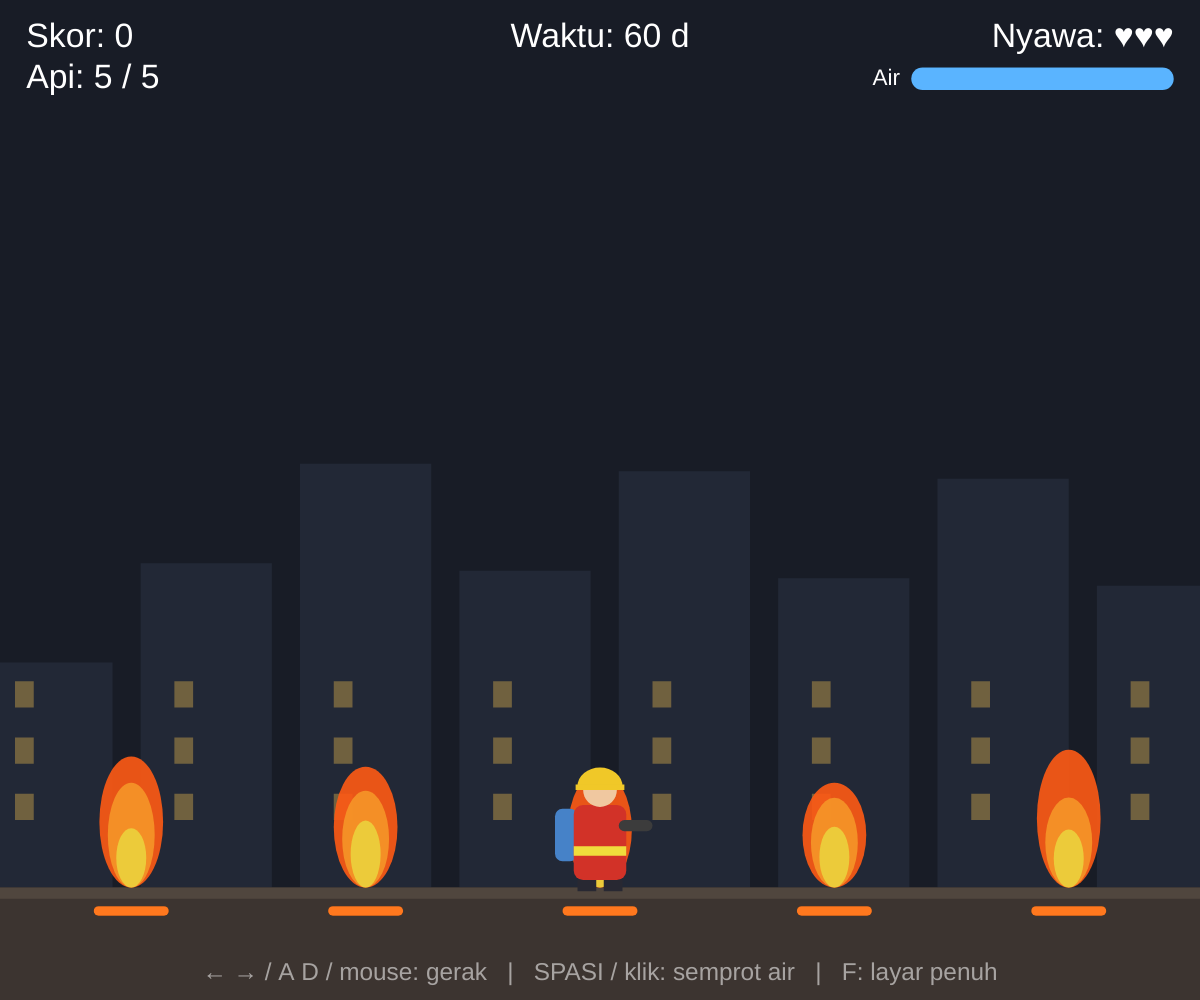
Frame 1 (no input)
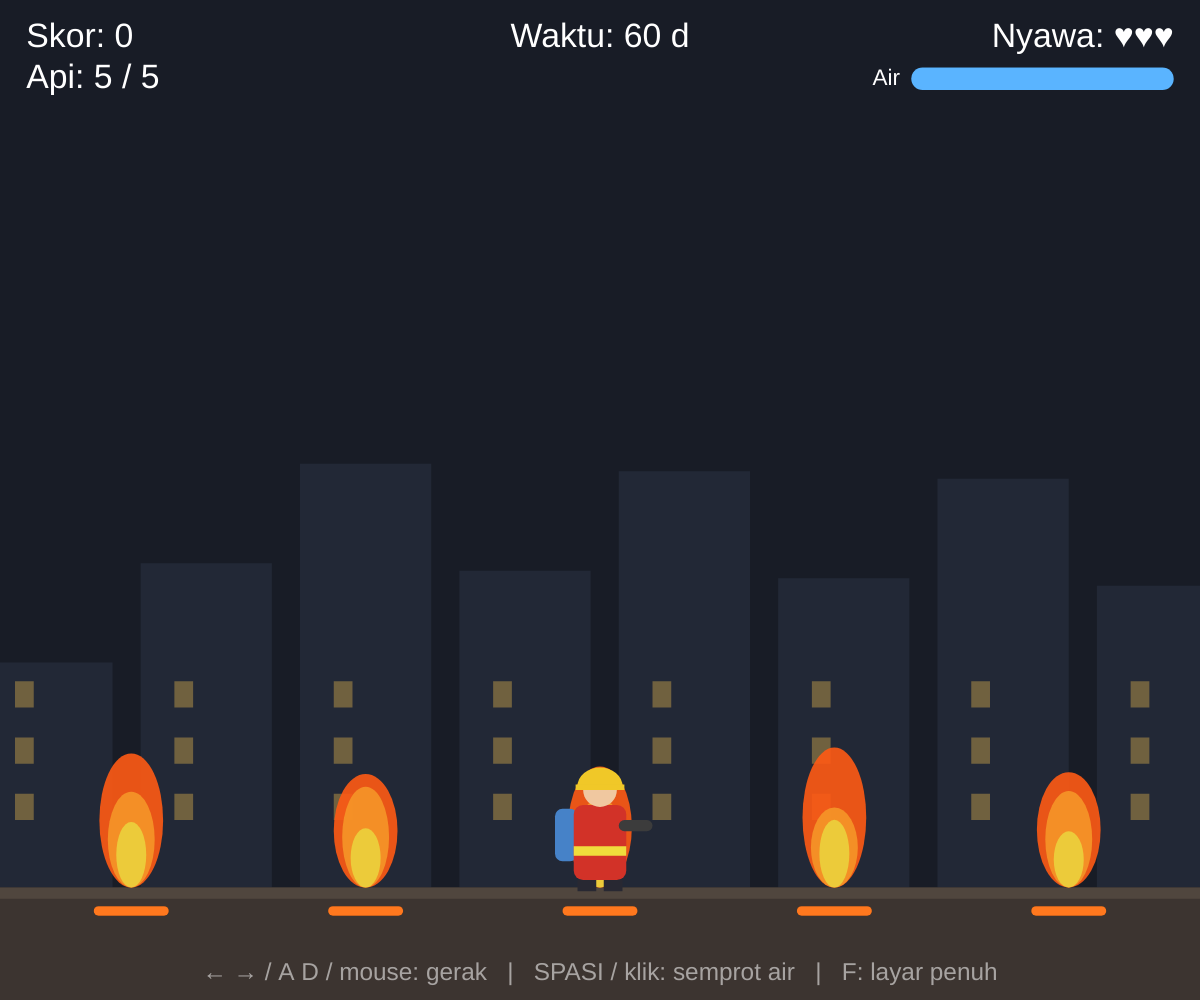
Frame 60 (no input)
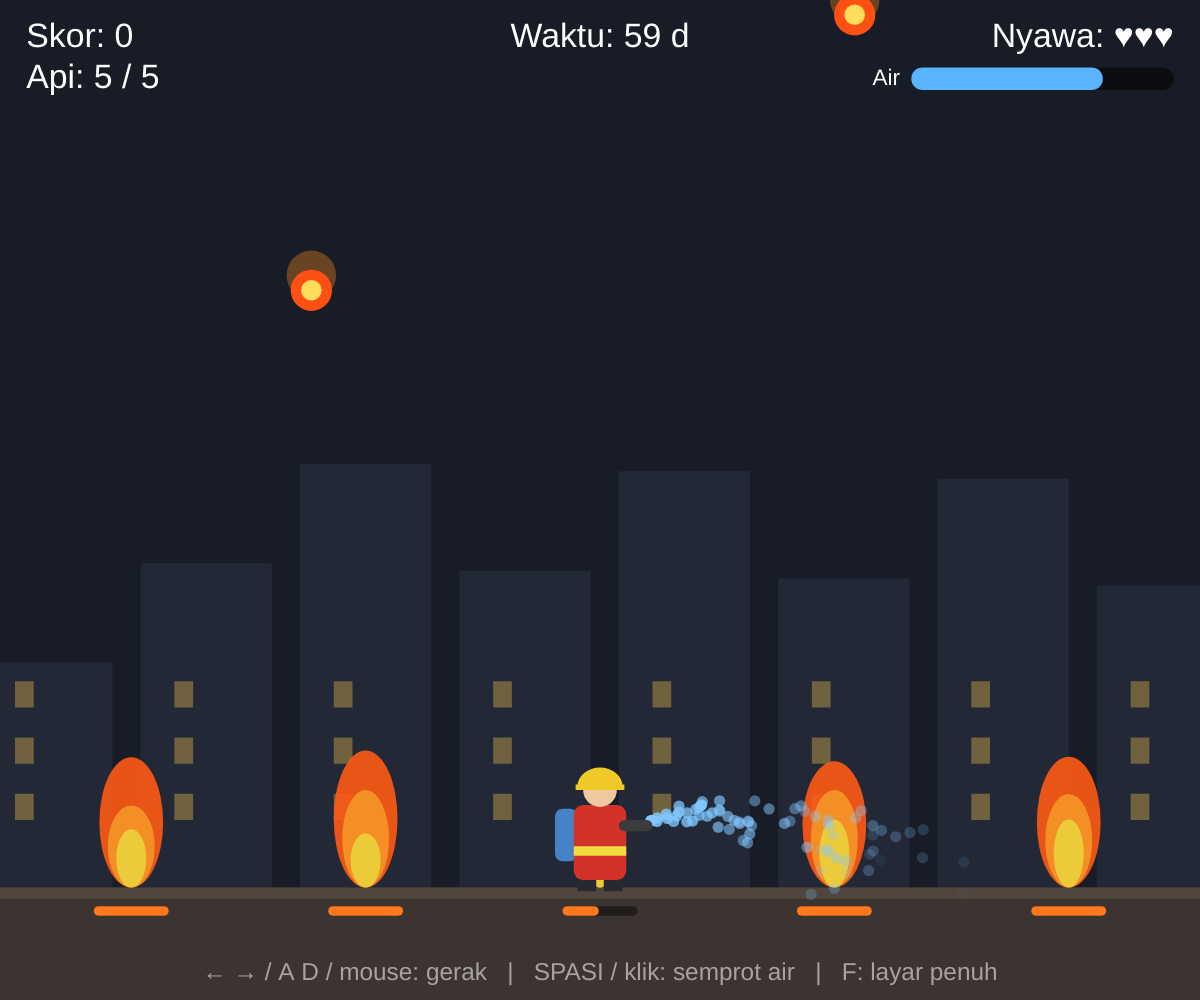
Frame 120 (the mouse pressed at the canvas centre since frame 60)

The p5.js sketch that drew these frames (run headless with seeded random() and noise() and a simulated clock; from frame 60 on, the mouse is pressed at the canvas centre):

// p5.js sketch
// ── sketch.js
// ===== Pengaturan =====
// Ukuran dunia game (satuan logis). Diatur otomatis agar memenuhi seluruh layar.
const BASE_W = 640, BASE_H = 480;   // ukuran minimal area permainan
let W = BASE_W, H = BASE_H;         // ukuran dunia game saat ini
let S = 1;                          // skala dunia game -> piksel layar
let GROUND = H - 60;                // posisi tanah

function hitungUkuran() {
  S = min(windowWidth / BASE_W, windowHeight / BASE_H);
  W = windowWidth / S;
  H = windowHeight / S;
  GROUND = H - 60;
}
const JUMLAH_API = 5;
const WAKTU_AWAL = 60;     // detik
const NYAWA_AWAL = 3;

let pemadam;               // objek utama
let apiList = [];          // target (api yang harus dipadamkan)
let botolList = [];        // objek bonus (isi ulang air)
let baraList = [];         // rintangan (bara jatuh)
let tetes = [];            // partikel air (efek visual)
let skor, nyawa, waktu, status; // status: 'main' | 'menang' | 'kalah'
let alasan = '';
let timerBotol, timerBara;

function setup() {
  hitungUkuran();
  createCanvas(windowWidth, windowHeight);
  textFont('Arial');
  resetGame();
}

function resetGame() {
  pemadam = { x: W / 2, w: 36, h: 56, speed: 5, arah: 1, air: 100, kebal: 0, nyemprot: false };
  apiList = [];
  for (let i = 0; i < JUMLAH_API; i++) {
    apiList.push({ x: 70 + i * ((W - 140) / (JUMLAH_API - 1)), hp: 100, maxHp: 100, mati: false, seed: random(1000) });
  }
  botolList = [];
  baraList = [];
  tetes = [];
  skor = 0;
  nyawa = NYAWA_AWAL;
  waktu = WAKTU_AWAL;
  status = 'main';
  alasan = '';
  timerBotol = 120;
  timerBara = 60;
}

// Dipanggil saat ukuran jendela berubah: sesuaikan canvas dan posisi objek
function windowResized() {
  let wLama = W;
  hitungUkuran();
  resizeCanvas(windowWidth, windowHeight);
  let rasio = W / wLama;
  if (pemadam) pemadam.x *= rasio;
  for (let f of apiList) f.x *= rasio;
  for (let b of botolList) b.x *= rasio;
  for (let b of baraList) b.x *= rasio;
  tetes = [];
}

function draw() {
  push();
  scale(S);
  gambarLatar();
  if (status === 'main') update();
  gambarApi();
  gambarBotol();
  gambarBara();
  gambarTetes();
  gambarPemadam();
  gambarHUD();
  if (status !== 'main') gambarAkhir();
  pop();
}

// ===== Logika =====
function update() {
  // Waktu
  waktu -= deltaTime / 1000;
  if (waktu <= 0) { waktu = 0; status = 'kalah'; alasan = 'Waktu habis!'; }

  // Kontrol: keyboard (panah / A D) atau mouse (geser = gerak, klik = semprot)
  let gerak = 0;
  if (keyIsDown(LEFT_ARROW) || keyIsDown(65)) gerak -= 1;
  if (keyIsDown(RIGHT_ARROW) || keyIsDown(68)) gerak += 1;
  if (gerak !== 0) {
    pemadam.x += gerak * pemadam.speed;
    pemadam.arah = gerak;
  } else if (movedX !== 0 && mouseX > 0 && mouseX < width) {
    let sebelum = pemadam.x;
    pemadam.x = lerp(pemadam.x, mouseX / S, 0.25);
    if (abs(pemadam.x - sebelum) > 0.3) pemadam.arah = pemadam.x > sebelum ? 1 : -1;
  }
  pemadam.x = constrain(pemadam.x, pemadam.w / 2, W - pemadam.w / 2);

  // Menyemprot air
  pemadam.nyemprot = (keyIsDown(32) || mouseIsPressed) && pemadam.air > 0;
  if (pemadam.nyemprot) {
    pemadam.air = max(0, pemadam.air - 0.45);
    buatTetes();
    for (let f of apiList) {
      if (f.mati) continue;
      let jarak = (f.x - pemadam.x) * pemadam.arah;   // positif = di depan
      if (jarak > -15 && abs(f.x - pemadam.x) < 120) {
        f.hp -= 0.9;
        if (f.hp <= 0) {
          f.hp = 0;
          f.mati = true;
          skor += 100;
        }
      }
    }
  }

  // Api yang belum padam pelan-pelan membesar lagi
  for (let f of apiList) {
    if (!f.mati) f.hp = min(f.maxHp, f.hp + 0.04);
  }

  // Spawn botol air
  timerBotol--;
  if (timerBotol <= 0) {
    timerBotol = random(150, 260);
    botolList.push({ x: random(30, W - 30), y: -20, r: 14, v: 2.3 });
  }

  // Spawn bara (makin banyak jika api masih banyak)
  let apiHidup = apiList.filter(f => !f.mati).length;
  timerBara--;
  if (timerBara <= 0) {
    timerBara = max(25, 85 - apiHidup * 8) + random(0, 20);
    baraList.push({ x: random(20, W - 20), y: -20, r: 11, v: random(2.5, 4.5) + (WAKTU_AWAL - waktu) * 0.02 });
  }

  // Gerak + tabrakan botol
  for (let i = botolList.length - 1; i >= 0; i--) {
    let b = botolList[i];
    b.y += b.v;
    if (tabrak(b)) {
      pemadam.air = min(100, pemadam.air + 40);
      skor += 10;
      botolList.splice(i, 1);
    } else if (b.y > H + 20) botolList.splice(i, 1);
  }

  // Gerak + tabrakan bara
  pemadam.kebal = max(0, pemadam.kebal - 1);
  for (let i = baraList.length - 1; i >= 0; i--) {
    let b = baraList[i];
    b.y += b.v;
    if (tabrak(b)) {
      if (pemadam.kebal === 0) {
        nyawa--;
        pemadam.kebal = 60;
        if (nyawa <= 0) { status = 'kalah'; alasan = 'Nyawa habis!'; }
      }
      baraList.splice(i, 1);
    } else if (b.y > GROUND + 10) baraList.splice(i, 1);
  }

  // Menang jika semua api padam
  if (apiList.every(f => f.mati)) {
    skor += floor(waktu) * 5;   // bonus sisa waktu
    status = 'menang';
  }
}

function pemadamY() { return GROUND - pemadam.h / 2; }

// Deteksi tabrakan objek lingkaran vs kotak pemadam
function tabrak(o) {
  return abs(o.x - pemadam.x) < pemadam.w / 2 + o.r * 0.8 &&
         abs(o.y - pemadamY()) < pemadam.h / 2 + o.r * 0.8;
}

function buatTetes() {
  let x0 = pemadam.x + pemadam.arah * 22;
  let y0 = pemadamY() - 6;
  for (let i = 0; i < 3; i++) {
    tetes.push({
      x: x0, y: y0,
      vx: pemadam.arah * random(4, 7),
      vy: random(-2.5, -0.5),
      umur: 28
    });
  }
}

// ===== Tampilan =====
function gambarLatar() {
  background(24, 28, 38);
  // gedung latar
  noStroke();
  fill(34, 40, 54);
  let jmlGedung = ceil(W / 85) + 1;
  for (let i = 0; i < jmlGedung; i++) {
    let bw = 70, bh = 120 + (i * 53) % 110;
    rect(i * 85 - 10, GROUND - bh, bw, bh);
  }
  // cahaya jendela
  fill(255, 200, 80, 90);
  for (let i = 0; i < jmlGedung; i++) {
    for (let j = 0; j < 3; j++) rect(i * 85 + 8, GROUND - 110 + j * 30, 10, 14);
  }
  // tanah
  fill(60, 52, 48);
  rect(0, GROUND, W, H - GROUND);
  fill(80, 70, 62);
  rect(0, GROUND, W, 6);
}

function gambarApi() {
  for (let f of apiList) {
    if (f.mati) {
      // sisa asap
      fill(150, 150, 150, 80);
      noStroke();
      circle(f.x + sin(frameCount * 0.05 + f.seed) * 4, GROUND - 14, 16);
      continue;
    }
    let s = map(f.hp, 0, 100, 0.35, 1);
    push();
    translate(f.x, GROUND);
    noStroke();
    for (let k = 0; k < 3; k++) {
      let n = noise(f.seed + frameCount * 0.08 + k * 10);
      let tinggi = (50 + n * 35) * s * (1 - k * 0.25);
      let lebar = (34 - k * 9) * s;
      fill(255 - k * 10, 90 + k * 60, 20 + k * 20, 230);
      ellipse(0, -tinggi / 2, lebar, tinggi);
    }
    pop();
    // bar kesehatan api
    fill(0, 120);
    rect(f.x - 20, GROUND + 10, 40, 5, 3);
    fill(255, 120, 30);
    rect(f.x - 20, GROUND + 10, 40 * (f.hp / 100), 5, 3);
  }
}

function gambarBotol() {
  for (let b of botolList) {
    push();
    translate(b.x, b.y);
    noStroke();
    fill(80, 170, 255);
    rect(-8, -12, 16, 24, 4);
    fill(220);
    rect(-4, -17, 8, 6, 2);
    fill(255, 255, 255, 140);
    rect(-5, -8, 3, 14, 2);
    pop();
  }
}

function gambarBara() {
  for (let b of baraList) {
    noStroke();
    fill(255, 140, 30, 90);
    circle(b.x, b.y - 8, b.r * 2.4);
    fill(255, 80, 20);
    circle(b.x, b.y, b.r * 2);
    fill(255, 220, 90);
    circle(b.x, b.y, b.r);
  }
}

function gambarTetes() {
  noStroke();
  for (let i = tetes.length - 1; i >= 0; i--) {
    let t = tetes[i];
    t.x += t.vx;
    t.y += t.vy;
    t.vy += 0.25;
    t.umur--;
    fill(130, 200, 255, map(t.umur, 0, 28, 0, 230));
    circle(t.x, t.y, 6);
    if (t.umur <= 0 || t.y > GROUND) tetes.splice(i, 1);
  }
}

function gambarPemadam() {
  // kedip saat kebal
  if (pemadam.kebal > 0 && floor(frameCount / 4) % 2 === 0) return;
  push();
  translate(pemadam.x, pemadamY());
  scale(pemadam.arah, 1);
  noStroke();
  // tangki air di punggung
  fill(70, 130, 200);
  rect(-24, -14, 12, 28, 4);
  // badan
  fill(210, 50, 40);
  rect(-14, -16, 28, 40, 5);
  fill(240, 220, 60);
  rect(-14, 6, 28, 5);
  // kaki
  fill(40, 40, 50);
  rect(-12, 24, 10, 6);
  rect(2, 24, 10, 6);
  // kepala + helm
  fill(240, 200, 160);
  circle(0, -24, 18);
  fill(240, 200, 40);
  arc(0, -26, 24, 20, PI, TWO_PI);
  rect(-13, -27, 26, 3);
  // selang
  fill(60);
  rect(10, -8, 18, 6, 3);
  pop();
}

function gambarHUD() {
  noStroke();
  fill(255);
  textSize(18);
  textAlign(LEFT, CENTER);
  text('Skor: ' + skor, 14, 20);
  text('Api: ' + apiList.filter(f => !f.mati).length + ' / ' + JUMLAH_API, 14, 42);
  textAlign(CENTER, CENTER);
  fill(waktu < 10 ? color(255, 90, 90) : 255);
  text('Waktu: ' + ceil(waktu) + ' d', W / 2, 20);
  fill(255);
  textAlign(RIGHT, CENTER);
  text('Nyawa: ' + '♥'.repeat(max(nyawa, 0)), W - 14, 20);

  // bar air
  fill(0, 140);
  rect(W - 154, 36, 140, 12, 6);
  fill(90, 180, 255);
  rect(W - 154, 36, 140 * (pemadam.air / 100), 12, 6);
  fill(255);
  textSize(12);
  textAlign(RIGHT, CENTER);
  text('Air', W - 160, 42);

  if (status === 'main') {
    fill(255, 255, 255, 140);
    textSize(13);
    textAlign(CENTER, CENTER);
    text('← → / A D / mouse: gerak   |   SPASI / klik: semprot air   |   F: layar penuh', W / 2, H - 14);
  }
}

function gambarAkhir() {
  fill(0, 190);
  rect(0, 0, W, H);
  fill(255);
  textAlign(CENTER, CENTER);
  textSize(40);
  text(status === 'menang' ? 'SEMUA API PADAM!' : 'GAME OVER', W / 2, H / 2 - 50);
  textSize(20);
  if (status === 'kalah') text(alasan, W / 2, H / 2 - 10);
  text('Skor akhir: ' + skor, W / 2, H / 2 + 20);
  textSize(16);
  text('Tekan R atau klik untuk main lagi', W / 2, H / 2 + 60);
}

function keyPressed() {
  if (status !== 'main' && (key === 'r' || key === 'R')) resetGame();
  if (key === 'f' || key === 'F') fullscreen(!fullscreen()); // layar penuh browser
  if (key === ' ') return false; // cegah halaman scroll
}
function mousePressed() {
  if (status !== 'main') resetGame();
}

// ── style.css
html, body {
  margin: 0;
  padding: 0;
  width: 100%;
  height: 100%;
  overflow: hidden;
  background: #14181f;
}
canvas {
  display: block;
}
